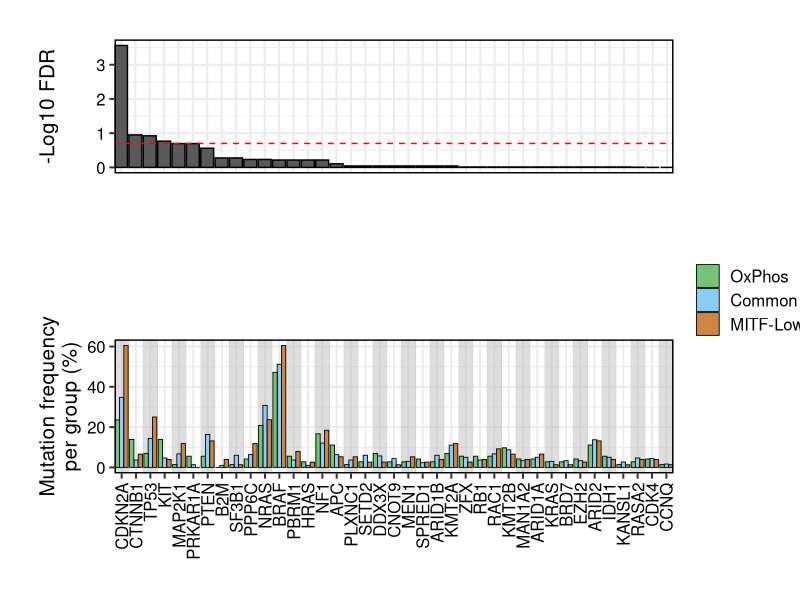

Recreate this plot in R.
library(magrittr);
library(ggplot2);
library(cowplot);

# clinical data (supplementary table 1)
clin <- read.delim('./data/dat_clin.tsv', stringsAsFactors = F);
rownames(clin) <- clin$MAF_sample_id;

clin <- clin[clin$study == 'TCGA' & !is.na(clin$rna_subtype), ]

# Binary matrix of missense and silent mutations
alterMat <- read.delim('./data/altMatBin_mut_cna_SMGs.tsv', stringsAsFactors = F, check.names = F);

# Gene annotation
anno <- read.delim('./data/ensemblAnnoBuild38Version86.tsv', stringsAsFactors = F);

# intersect clinical and mutation samples
samp.int <- Reduce('intersect', list(rownames(clin), colnames(alterMat)));

# Perform fisher's exact test on 2x3 table (alteration status x mRNA subgroup)
fisher.out <- apply(
    alterMat[ , samp.int], 1,
    function(x) {
        cnt <- table(factor(x, 0:1), clin[samp.int, ]$rna_subtype)
        fisher.out <- fisher.test(cnt)

        c(100 * cnt['1', ] / colSums(cnt), p = fisher.out$p.value)
    }
) %>% t %>% as.data.frame

fisher.out <- fisher.out[order(fisher.out$p), ]
fisher.out$fdr <- p.adjust(fisher.out$p, method = 'fdr')

fisher.out$gene <- anno[match(rownames(fisher.out), anno$EnsemblID), 'GeneSymbol']
fisher.out$gene <- factor(fisher.out$gene, levels = fisher.out$gene)

# Plot results
p1 <- ggplot(mapping = aes(x = gene, y = -log10(fdr)), data = fisher.out) + geom_bar(stat = 'identity', colour = 'black') +
    ylab('-Log10 FDR') + geom_hline(yintercept = -log10(0.2), color = 'red', linetype = 2) +
    scale_x_discrete(
        expand = c(0, 0)
    ) +
    theme_bw(base_size = 15) +
    theme(
        panel.border = element_rect(colour = 'black', fill = NA, size = 1), axis.title.x = element_blank(),
        axis.text.x = element_blank(), axis.text = element_text(colour = 'black'), axis.ticks.x = element_blank(),
        plot.margin = unit(c(1, 1, 1, 1), 'cm')
    );

to.plot <- reshape2::melt(
    data = fisher.out,
    id.vars = c('gene', 'p', 'fdr')
);

to.plot$variable <- factor(
    to.plot$variable,
    c('OxPhos', 'Common', 'MITF-Low')
)

plot.rect <- data.frame(
    ymin = -Inf, ymax = Inf,
    xmin = seq(1, unique(to.plot$gene) %>% length) - 0.5,
    xmax = seq(1, unique(to.plot$gene) %>% length) + 0.5
)[seq(1, unique(to.plot$gene) %>% length) %% 2 == 1, ];

clust.col <- setNames(
    c('#74C476', 'lightskyblue', 'tan3'),
    c('OxPhos', 'Common', 'MITF-Low')
)

p2 <- ggplot(mapping = aes(x = as.numeric(gene), y = value, fill = variable), data = to.plot) +
    geom_rect(
        mapping = aes(xmin = xmin, xmax = xmax, ymin = ymin, ymax = ymax), data = plot.rect,
        fill = 'grey', alpha = 0.5, inherit.aes = FALSE
    ) +
    geom_bar(stat = 'identity', colour = 'black', position = 'dodge', size = 0.3) +
    scale_x_continuous(
        breaks = 1:(unique(to.plot$gene) %>% length), labels = levels(to.plot$gene), expand = c(0, 0)
    ) +
    scale_fill_manual(name = NULL, values = clust.col) + ylab('Mutation frequency\nper group (%)') +
    theme_bw(base_size = 15) +
    theme(
        panel.border = element_rect(colour = 'black', fill = NA, size = 1), axis.title.x = element_blank(), axis.text.y = element_text(color = 'black'),
        axis.text.x = element_text(colour = 'black', angle = 90, vjust = 0.5, hjust = 1), plot.margin = unit(c(1, 1, 1, 1), 'cm')
    );

the.legend <- get_legend(p2);

final.plot <- plot_grid(
    p1, p2 + theme(legend.position = 'none'),
    nrow = 2, ncol = 1, rel_widths = c(0.4, 0.6),
    align = 'hv'
);

final.plot <- plot_grid(
    final.plot, the.legend, NULL,
    nrow = 1, ncol = 3, rel_widths = c(0.9, 0.1, 0.01)
);

print(final.plot)